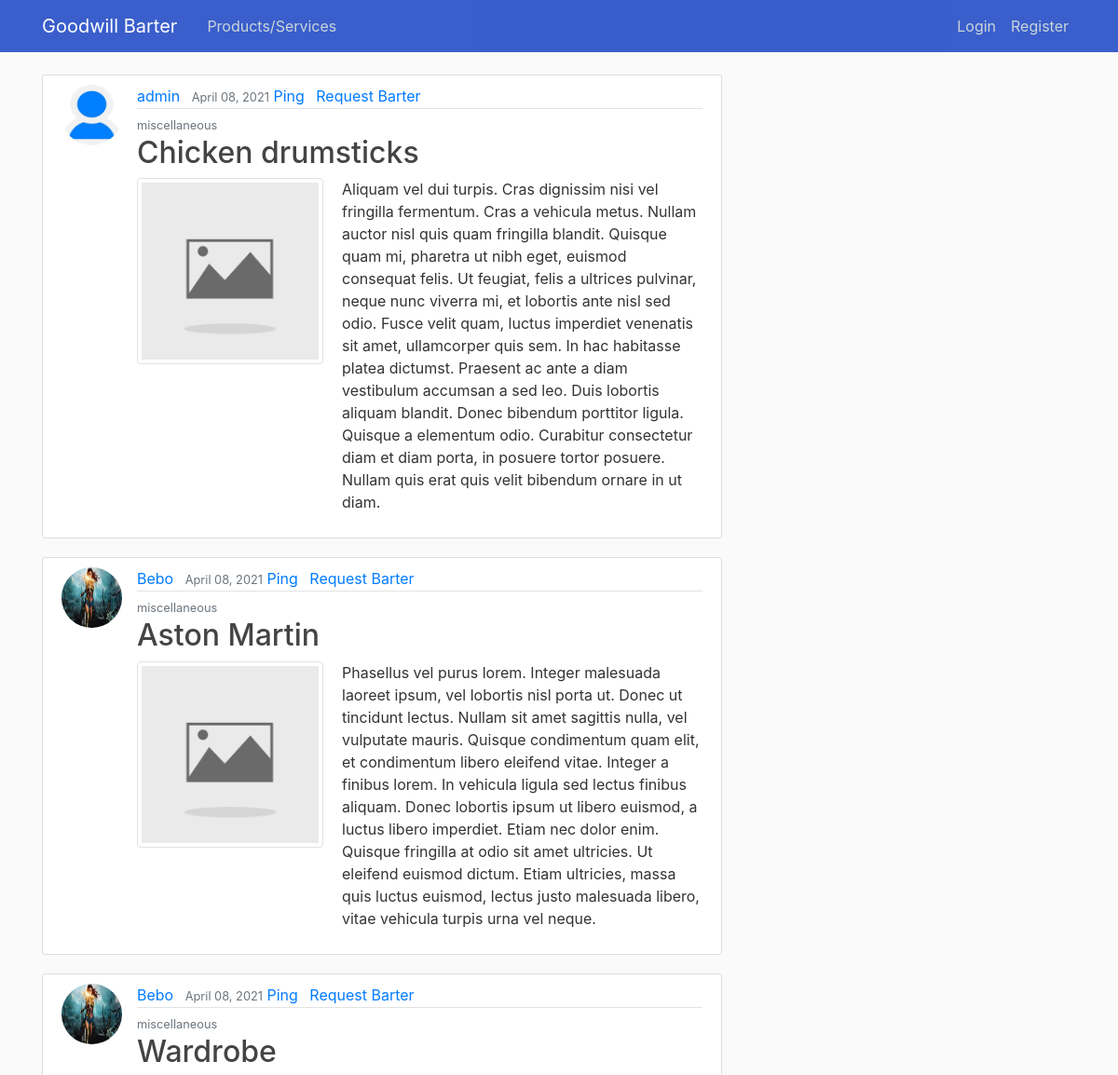
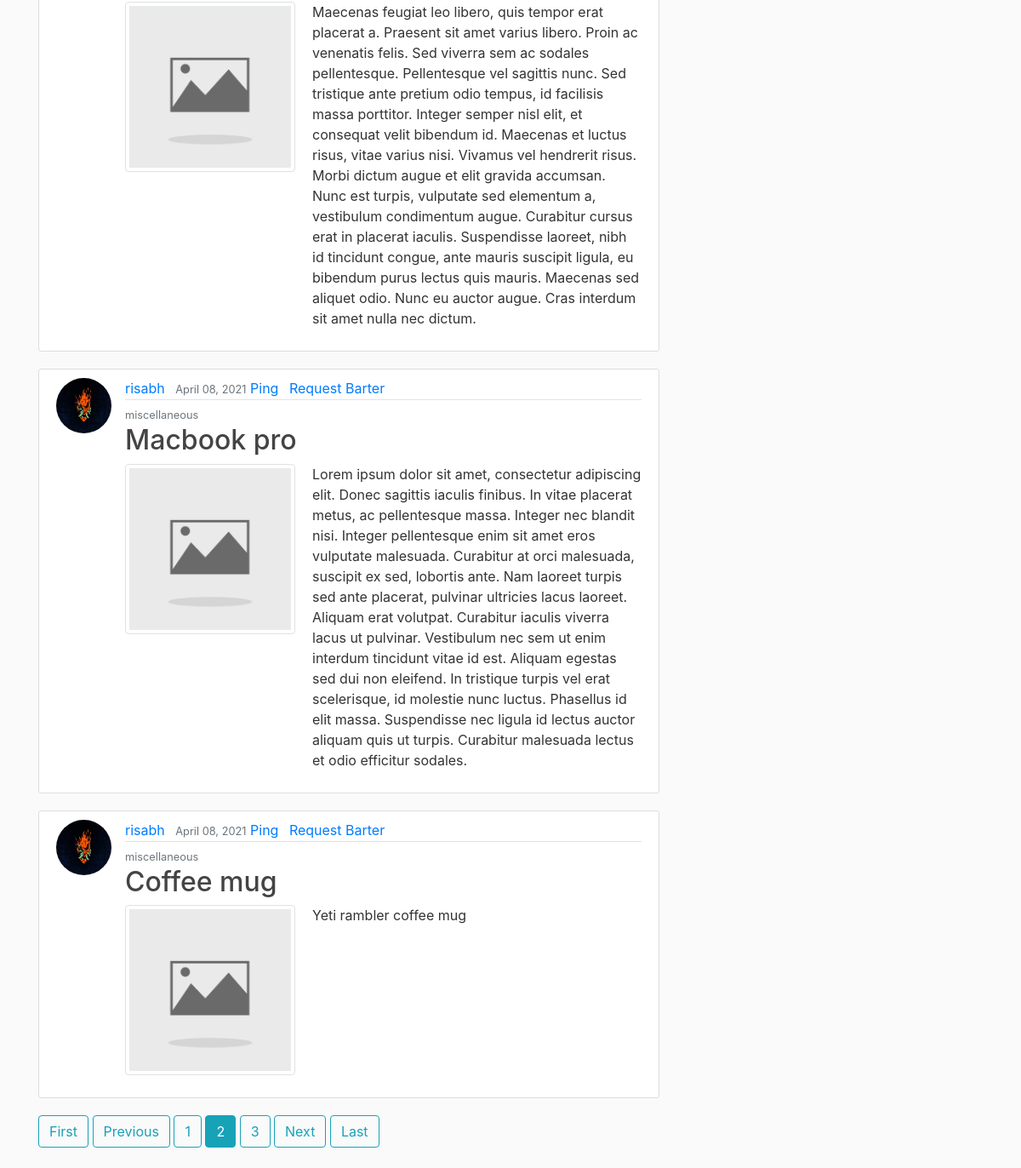
/products/?page=2, run on the app's committed database (2 pictures, top to bottom).
### products/models.py (models this page shows, shortened)
class Product(models.Model):
    PRODUCT = 'product'
    SERVICE = 'service'
    CATEGORY_CHOICES = [(PRODUCT, 'product'), (SERVICE, 'service')]
    product_id = models.CharField(max_length=255)
    username = models.ForeignKey(User, on_delete=models.CASCADE)
    product_name = models.CharField(max_length=255)
    description = models.TextField()
    photo_id = models.CharField(max_length=255)
    image = models.ImageField(null=True, blank=True, default='product_pics/default-product.jpg',
                              upload_to=f'product_pics')
    available = models.BooleanField(default=True)
    category = models.CharField(max_length=255, default='product', choices=CATEGORY_CHOICES)
    date_posted = models.DateTimeField(default=timezone.now)

### users/models.py (models this page shows, shortened)
class Profile(models.Model):
    user = models.OneToOneField(User, on_delete=models.CASCADE)
    karma = models.IntegerField(default=0)
    image = models.ImageField(default='default.jpg', upload_to='profile_pics')

### products/views.py (the view)
# urls.py: path('products/', ProductListView.as_view(), name="products-home"),
class ProductListView(ListView):
    model = Product
    template_name = 'products/productshome.html'  # <app>/<model>_<viewtype>.html
    context_object_name = 'products'
    ordering = ['-date_posted']
    paginate_by = 5
    def get_queryset(self):
        print(f"Current username: {self.request.user}, type: {type(self.request.user)}")
        if not self.request.user.is_anonymous:
            result = Product.objects.filter(~Q(username=self.request.user) & Q(available=True)).order_by('-date_posted')
            print(f"result: {result}")
            return result
        return Product.objects.filter(Q(available=True)).order_by('-date_posted')

### products/templates/products/productshome.html
{% extends "products/base.html" %}
{% block content %}
    {% for product in products %}
                <article class="media content-section">
                    <img class="rounded-circle article-img" src="{{ product.username.profile.image.url }}"
                        alt="{{ product.username }}">
                    <div class="media-body">
                        <div class="article-metadata">
                            <a class="mr-2"
                            href="{% url 'user-products' product.username.username %}">{{ product.username }}</a>
                            <small class="text-muted">{{ product.date_posted|date:"F d, Y" }}</small>
                            <a class="mr-2"
                            href="{% url 'chat-page' %}?receiver={{ product.username }}&product={{ product.product_name }}">Ping</a>
                            <a class="mr-2"
                            href="{% url 'barter-page' %}?receiver={{ product.username }}&product_key={{ product.pk }}">Request
                                Barter</a>
                        </div>
                        <small class="text-muted">{{ product.category }}</small>
                        <h2><a class="article-title" href="{% url 'product-detail' product.id %}">{{ product.product_name }}</a>
                        </h2>
                        <div class="media">
                            <img class="img-thumbnail product-img float-left" src="{{ product.image.url }}"
                                alt="{{ product.product_name }}">
                            <p class="article-content">{{ product.description }}</p>
                        </div>
                    </div>
                </article>
    {% endfor %}
    {% if is_paginated %}
        {% if page_obj.has_previous %}
            <a class="btn btn-outline-info mb-4" href="?page=1">First</a>
            <a class="btn btn-outline-info mb-4" href="?page={{ page_obj.previous_page_number }}">Previous</a>
        {% endif %}
        {% for num in page_obj.paginator.page_range %}
            {% if page_obj.number == num %}
                <a class="btn btn-info mb-4" href="?page={{ num }}">{{ num }}</a>
            {% elif num > page_obj.number|add:'-3' and num < page_obj.number|add:'3' %}
                <a class="btn btn-outline-info mb-4" href="?page={{ num }}">{{ num }}</a>
            {% endif %}
        {% endfor %}
        {% if page_obj.has_next %}
            <a class="btn btn-outline-info mb-4" href="?page={{ page_obj.next_page_number }}">Next</a>
            <a class="btn btn-outline-info mb-4" href="?page={{ page_obj.paginator.num_pages }}">Last</a>
        {% endif %}
    {% endif %}
{% endblock content %}

### products/static/products/main.css (style rules this page uses)
body { background: #fafafa; color: #333333; margin-top: 5rem; }
h1, h2, h3, h4, h5, h6 { color: #444444; }
.content-section { background: #ffffff; padding: 10px 20px; border: 1px solid #dddddd; border-radius: 3px; margin-bottom: 20px; }
.article-title { color: #444444; }
.article-content { white-space: pre-line; }
.article-img { height: 65px; width: 65px; margin-right: 16px; }
.article-metadata { padding-bottom: 1px; margin-bottom: 4px; border-bottom: 1px solid #e3e3e3 }
.product-img { height: 200px; width: 200px; margin-right: 20px; margin-bottom: 16px; }

### data on the page
Product: username.profile.image (placeholder picture), username "admin", date_posted "April 08, 2021", category "miscellaneous", product_name "Chicken drumsticks", image (placeholder picture), description "Aliquam vel dui turpis. Cras dignissim nisi vel fringilla fermentum. Cras a vehicula metus. Nullam auctor nisl quis quam fringilla blandit. Quisque quam mi, pharetra ut nibh eget, euismod consequat felis. Ut feugiat, felis a ultrices pulvinar, neque nunc viverra mi, et lobortis ante nisl sed odio. Fusce velit quam, luctus imperdiet venenatis sit amet, ullamcorper quis sem. In hac habitasse platea dictumst. Praesent ac ante a diam vestibulum accumsan a sed leo. Duis lobortis aliquam blandit. Donec bibendum porttitor ligula. Quisque a elementum odio. Curabitur consectetur diam et diam porta, in posuere tortor posuere. Nullam quis erat quis velit bibendum ornare in ut diam."
Product: username.profile.image (picture), username "Bebo", date_posted "April 08, 2021", category "miscellaneous", product_name "Aston Martin", image (placeholder picture), description "Phasellus vel purus lorem. Integer malesuada laoreet ipsum, vel lobortis nisl porta ut. Donec ut tincidunt lectus. Nullam sit amet sagittis nulla, vel vulputate mauris. Quisque condimentum quam elit, et condimentum libero eleifend vitae. Integer a finibus lorem. In vehicula ligula sed lectus finibus aliquam. Donec lobortis ipsum ut libero euismod, a luctus libero imperdiet. Etiam nec dolor enim. Quisque fringilla at odio sit amet ultricies. Ut eleifend euismod dictum. Etiam ultricies, massa quis luctus euismod, lectus justo malesuada libero, vitae vehicula turpis urna vel neque."
Product: username.profile.image (picture), username "Bebo", date_posted "April 08, 2021", category "miscellaneous", product_name "Wardrobe", image (placeholder picture), description "Maecenas feugiat leo libero, quis tempor erat placerat a. Praesent sit amet varius libero. Proin ac venenatis felis. Sed viverra sem ac sodales pellentesque. Pellentesque vel sagittis nunc. Sed tristique ante pretium odio tempus, id facilisis massa porttitor. Integer semper nisl elit, et consequat velit bibendum id. Maecenas et luctus risus, vitae varius nisi. Vivamus vel hendrerit risus. Morbi dictum augue et elit gravida accumsan. Nunc est turpis, vulputate sed elementum a, vestibulum condimentum augue. Curabitur cursus erat in placerat iaculis. Suspendisse laoreet, nibh id tincidunt congue, ante mauris suscipit ligula, eu bibendum purus lectus quis mauris. Maecenas sed aliquet odio. Nunc…"
Product: username.profile.image (picture), username "risabh", date_posted "April 08, 2021", category "miscellaneous", product_name "Macbook pro", image (placeholder picture), description "Lorem ipsum dolor sit amet, consectetur adipiscing elit. Donec sagittis iaculis finibus. In vitae placerat metus, ac pellentesque massa. Integer nec blandit nisi. Integer pellentesque enim sit amet eros vulputate malesuada. Curabitur at orci malesuada, suscipit ex sed, lobortis ante. Nam laoreet turpis sed ante placerat, pulvinar ultricies lacus laoreet. Aliquam erat volutpat. Curabitur iaculis viverra lacus ut pulvinar. Vestibulum nec sem ut enim interdum tincidunt vitae id est. Aliquam egestas sed dui non eleifend. In tristique turpis vel erat scelerisque, id molestie nunc luctus. Phasellus id elit massa. Suspendisse nec ligula id lectus auctor aliquam quis ut turpis. Curabitur malesuada…"
Product: username.profile.image (picture), username "risabh", date_posted "April 08, 2021", category "miscellaneous", product_name "Coffee mug", image (placeholder picture), description "Yeti rambler coffee mug"

### other printed values
{{ num }} "1" "3"
{{ num }} "2"
